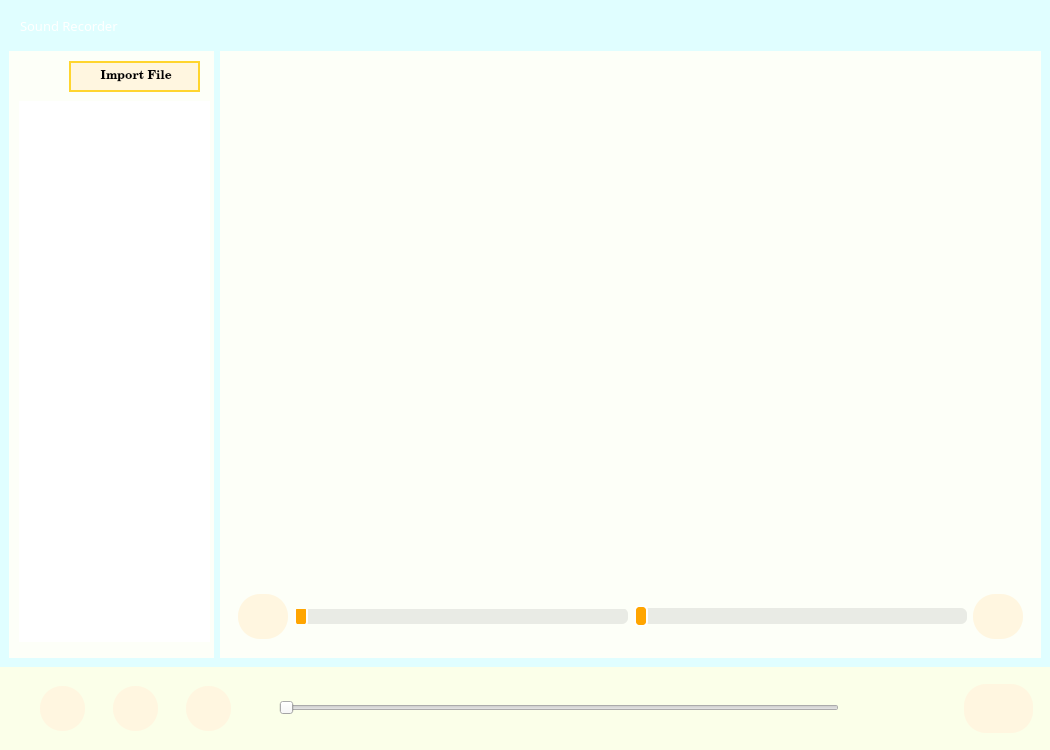
<?xml version="1.0" encoding="UTF-8"?>
<ui version="4.0">
 <class>MainWindow</class>
 <widget class="QMainWindow" name="MainWindow">
  <property name="geometry">
   <rect>
    <x>0</x>
    <y>0</y>
    <width>1050</width>
    <height>750</height>
   </rect>
  </property>
  <property name="sizePolicy">
   <sizepolicy hsizetype="Expanding" vsizetype="Expanding">
    <horstretch>0</horstretch>
    <verstretch>0</verstretch>
   </sizepolicy>
  </property>
  <property name="windowTitle">
   <string>MainWindow</string>
  </property>
  <property name="styleSheet">
   <string notr="true">#MainWindow{
	border:none;
}</string>
  </property>
  <widget class="QWidget" name="centralwidget">
   <layout class="QHBoxLayout" name="horizontalLayout">
    <property name="spacing">
     <number>0</number>
    </property>
    <property name="leftMargin">
     <number>0</number>
    </property>
    <property name="topMargin">
     <number>0</number>
    </property>
    <property name="rightMargin">
     <number>0</number>
    </property>
    <property name="bottomMargin">
     <number>0</number>
    </property>
    <item>
     <widget class="QFrame" name="frame">
      <property name="styleSheet">
       <string notr="true">#frame{
	background-color:rgb(224, 254, 255);
	border:none;
}
QFrame{
	border:none;
}</string>
      </property>
      <property name="frameShape">
       <enum>QFrame::StyledPanel</enum>
      </property>
      <property name="frameShadow">
       <enum>QFrame::Raised</enum>
      </property>
      <layout class="QVBoxLayout" name="verticalLayout">
       <property name="spacing">
        <number>0</number>
       </property>
       <property name="leftMargin">
        <number>0</number>
       </property>
       <property name="topMargin">
        <number>0</number>
       </property>
       <property name="rightMargin">
        <number>0</number>
       </property>
       <property name="bottomMargin">
        <number>0</number>
       </property>
       <item>
        <widget class="QFrame" name="frame_2">
         <property name="sizePolicy">
          <sizepolicy hsizetype="Preferred" vsizetype="Expanding">
           <horstretch>0</horstretch>
           <verstretch>2</verstretch>
          </sizepolicy>
         </property>
         <property name="styleSheet">
          <string notr="true">#frame_2{
	
	background-image: url(./designer/2.png);
}</string>
         </property>
         <property name="frameShape">
          <enum>QFrame::StyledPanel</enum>
         </property>
         <property name="frameShadow">
          <enum>QFrame::Raised</enum>
         </property>
         <widget class="QFrame" name="frame_5">
          <property name="geometry">
           <rect>
            <x>940</x>
            <y>10</y>
            <width>111</width>
            <height>31</height>
           </rect>
          </property>
          <property name="styleSheet">
           <string notr="true">QPushButton{

	background-color: rgba(8, 0, 255,0);
	border:none;
	border-radius:11px;
}</string>
          </property>
          <property name="frameShape">
           <enum>QFrame::StyledPanel</enum>
          </property>
          <property name="frameShadow">
           <enum>QFrame::Raised</enum>
          </property>
          <widget class="QPushButton" name="pushButton">
           <property name="geometry">
            <rect>
             <x>60</x>
             <y>0</y>
             <width>31</width>
             <height>28</height>
            </rect>
           </property>
           <property name="cursor">
            <cursorShape>PointingHandCursor</cursorShape>
           </property>
           <property name="text">
            <string/>
           </property>
           <property name="icon">
            <iconset>
             <normaloff>C:/Users/dianj/.designer/backup/designer/times-solid.svg</normaloff>C:/Users/dianj/.designer/backup/designer/times-solid.svg</iconset>
           </property>
          </widget>
          <widget class="QPushButton" name="pushButton_3">
           <property name="geometry">
            <rect>
             <x>20</x>
             <y>0</y>
             <width>31</width>
             <height>28</height>
            </rect>
           </property>
           <property name="cursor">
            <cursorShape>PointingHandCursor</cursorShape>
           </property>
           <property name="text">
            <string/>
           </property>
           <property name="icon">
            <iconset>
             <normaloff>C:/Users/dianj/.designer/backup/designer/compress-alt-solid.svg</normaloff>C:/Users/dianj/.designer/backup/designer/compress-alt-solid.svg</iconset>
           </property>
          </widget>
         </widget>
         <widget class="QLabel" name="label">
          <property name="geometry">
           <rect>
            <x>20</x>
            <y>15</y>
            <width>151</width>
            <height>21</height>
           </rect>
          </property>
          <property name="font">
           <font>
            <family>Algerian</family>
            <pointsize>10</pointsize>
           </font>
          </property>
          <property name="styleSheet">
           <string notr="true">#label{
	color: white;
}</string>
          </property>
          <property name="text">
           <string>Sound Recorder</string>
          </property>
         </widget>
        </widget>
       </item>
       <item>
        <widget class="QFrame" name="frame_4">
         <property name="sizePolicy">
          <sizepolicy hsizetype="Preferred" vsizetype="Expanding">
           <horstretch>0</horstretch>
           <verstretch>30</verstretch>
          </sizepolicy>
         </property>
         <property name="styleSheet">
          <string notr="true">#frame_4{
	background-image: url(./designer/2.png);
}</string>
         </property>
         <property name="frameShape">
          <enum>QFrame::StyledPanel</enum>
         </property>
         <property name="frameShadow">
          <enum>QFrame::Raised</enum>
         </property>
         <layout class="QHBoxLayout" name="horizontalLayout_2">
          <item>
           <widget class="QFrame" name="frame_7">
            <property name="sizePolicy">
             <sizepolicy hsizetype="Preferred" vsizetype="Expanding">
              <horstretch>2</horstretch>
              <verstretch>0</verstretch>
             </sizepolicy>
            </property>
            <property name="styleSheet">
             <string notr="true">#frame_7{
	background-color:rgb(253, 255, 248)
}

QPushButton{
	background-color:rgb(255, 246, 224);
	border:2px solid;
	border-color:rgb(255, 213, 46);
}</string>
            </property>
            <property name="frameShape">
             <enum>QFrame::StyledPanel</enum>
            </property>
            <property name="frameShadow">
             <enum>QFrame::Raised</enum>
            </property>
            <widget class="QPushButton" name="pushButton_11">
             <property name="geometry">
              <rect>
               <x>60</x>
               <y>10</y>
               <width>131</width>
               <height>31</height>
              </rect>
             </property>
             <property name="font">
              <font>
               <family>Century Schoolbook</family>
               <weight>75</weight>
               <bold>true</bold>
              </font>
             </property>
             <property name="cursor">
              <cursorShape>PointingHandCursor</cursorShape>
             </property>
             <property name="mouseTracking">
              <bool>true</bool>
             </property>
             <property name="text">
              <string> Import File</string>
             </property>
             <property name="icon">
              <iconset>
               <normaloff>C:/Users/dianj/.designer/backup/designer/upload-solid.svg</normaloff>C:/Users/dianj/.designer/backup/designer/upload-solid.svg</iconset>
             </property>
            </widget>
            <widget class="QListWidget" name="listWidget">
             <property name="geometry">
              <rect>
               <x>10</x>
               <y>50</y>
               <width>191</width>
               <height>541</height>
              </rect>
             </property>
             <property name="styleSheet">
              <string notr="true">#listWidget{
	background-color:(255, 255, 255);
	border:inset;
}</string>
             </property>
            </widget>
           </widget>
          </item>
          <item>
           <widget class="QFrame" name="frame_6">
            <property name="sizePolicy">
             <sizepolicy hsizetype="Preferred" vsizetype="Expanding">
              <horstretch>8</horstretch>
              <verstretch>0</verstretch>
             </sizepolicy>
            </property>
            <property name="cursor">
             <cursorShape>ArrowCursor</cursorShape>
            </property>
            <property name="styleSheet">
             <string notr="true">#frame_6{
	background-color:rgb(253, 255, 248)
}
QStackedWidget{
	background-color:rgb(253, 255, 248)
}</string>
            </property>
            <property name="frameShape">
             <enum>QFrame::StyledPanel</enum>
            </property>
            <property name="frameShadow">
             <enum>QFrame::Raised</enum>
            </property>
            <layout class="QVBoxLayout" name="verticalLayout_2">
             <item>
              <widget class="QLabel" name="label_2">
               <property name="sizePolicy">
                <sizepolicy hsizetype="Preferred" vsizetype="Expanding">
                 <horstretch>0</horstretch>
                 <verstretch>8</verstretch>
                </sizepolicy>
               </property>
               <property name="text">
                <string/>
               </property>
              </widget>
             </item>
             <item>
              <widget class="QFrame" name="frame_11">
               <property name="sizePolicy">
                <sizepolicy hsizetype="Preferred" vsizetype="Expanding">
                 <horstretch>0</horstretch>
                 <verstretch>1</verstretch>
                </sizepolicy>
               </property>
               <property name="styleSheet">
                <string notr="true">QPushButton{
	background-color:rgb(255, 246, 224);
	border:none;
	border-radius:22px;
}</string>
               </property>
               <property name="frameShape">
                <enum>QFrame::StyledPanel</enum>
               </property>
               <property name="frameShadow">
                <enum>QFrame::Raised</enum>
               </property>
               <layout class="QHBoxLayout" name="horizontalLayout_7">
                <item>
                 <widget class="QPushButton" name="pushButton_2">
                  <property name="minimumSize">
                   <size>
                    <width>50</width>
                    <height>45</height>
                   </size>
                  </property>
                  <property name="text">
                   <string/>
                  </property>
                  <property name="icon">
                   <iconset>
                    <normaloff>designer/scissors-solid.svg</normaloff>designer/scissors-solid.svg</iconset>
                  </property>
                 </widget>
                </item>
                <item>
                 <widget class="QSlider" name="horizontalSlider_3">
                  <property name="styleSheet">
                   <string notr="true">QSlider {
	background: transparent;
}
QSlider::groove:horizontal{
	height: 16px;left: 0px;right: 0px;border:0px;border-radius:6px;background:rgba(0,0,0,20);}
QSlider::handle:horizontal {
	background-color: orange;
	border: 2px solid #fff;
width: 10px;
margin-top: -3px;
margin-bottom: -3px;
border-radius: 5px;
}</string>
                  </property>
                  <property name="orientation">
                   <enum>Qt::Horizontal</enum>
                  </property>
                 </widget>
                </item>
                <item>
                 <widget class="QSlider" name="horizontalSlider_2">
                  <property name="styleSheet">
                   <string notr="true">QSlider {
	background: transparent;
}
QSlider::groove:horizontal{
	height: 16px;left: 0px;right: 0px;border:0px;border-radius:6px;background:rgba(0,0,0,20);}
QSlider::handle:horizontal {
	background-color: orange;
	border: 2px solid #fff;
width: 10px;
margin-top: -3px;
margin-bottom: -3px;
border-radius: 5px;
}</string>
                  </property>
                  <property name="orientation">
                   <enum>Qt::Horizontal</enum>
                  </property>
                  <property name="tickPosition">
                   <enum>QSlider::TicksAbove</enum>
                  </property>
                  <property name="tickInterval">
                   <number>5</number>
                  </property>
                 </widget>
                </item>
                <item>
                 <widget class="QPushButton" name="pushButton_10">
                  <property name="minimumSize">
                   <size>
                    <width>50</width>
                    <height>45</height>
                   </size>
                  </property>
                  <property name="text">
                   <string/>
                  </property>
                  <property name="icon">
                   <iconset>
                    <normaloff>designer/object-ungroup-solid.svg</normaloff>designer/object-ungroup-solid.svg</iconset>
                  </property>
                 </widget>
                </item>
               </layout>
              </widget>
             </item>
            </layout>
           </widget>
          </item>
         </layout>
         <zorder>frame_6</zorder>
         <zorder>frame_7</zorder>
        </widget>
       </item>
       <item>
        <widget class="QFrame" name="frame_3">
         <property name="sizePolicy">
          <sizepolicy hsizetype="Preferred" vsizetype="Expanding">
           <horstretch>0</horstretch>
           <verstretch>4</verstretch>
          </sizepolicy>
         </property>
         <property name="styleSheet">
          <string notr="true">#frame_3{
	background-color:rgb(251, 255, 233)
}</string>
         </property>
         <property name="frameShape">
          <enum>QFrame::StyledPanel</enum>
         </property>
         <property name="frameShadow">
          <enum>QFrame::Raised</enum>
         </property>
         <layout class="QHBoxLayout" name="horizontalLayout_3">
          <item>
           <widget class="QFrame" name="frame_8">
            <property name="sizePolicy">
             <sizepolicy hsizetype="Preferred" vsizetype="Expanding">
              <horstretch>3</horstretch>
              <verstretch>0</verstretch>
             </sizepolicy>
            </property>
            <property name="minimumSize">
             <size>
              <width>0</width>
              <height>0</height>
             </size>
            </property>
            <property name="styleSheet">
             <string notr="true">QPushButton{
	background-color:rgb(255, 246, 224);
	border:none;
	border-radius:22px;
}</string>
            </property>
            <property name="frameShape">
             <enum>QFrame::StyledPanel</enum>
            </property>
            <property name="frameShadow">
             <enum>QFrame::Raised</enum>
            </property>
            <layout class="QHBoxLayout" name="horizontalLayout_6">
             <item>
              <widget class="QPushButton" name="pushButton_6">
               <property name="minimumSize">
                <size>
                 <width>45</width>
                 <height>45</height>
                </size>
               </property>
               <property name="maximumSize">
                <size>
                 <width>45</width>
                 <height>45</height>
                </size>
               </property>
               <property name="cursor">
                <cursorShape>PointingHandCursor</cursorShape>
               </property>
               <property name="mouseTracking">
                <bool>true</bool>
               </property>
               <property name="text">
                <string/>
               </property>
               <property name="icon">
                <iconset>
                 <normaloff>C:/Users/dianj/.designer/backup/designer/backward-fast-solid.svg</normaloff>C:/Users/dianj/.designer/backup/designer/backward-fast-solid.svg</iconset>
               </property>
               <property name="iconSize">
                <size>
                 <width>25</width>
                 <height>25</height>
                </size>
               </property>
              </widget>
             </item>
             <item>
              <widget class="QPushButton" name="pushButton_5">
               <property name="minimumSize">
                <size>
                 <width>45</width>
                 <height>45</height>
                </size>
               </property>
               <property name="maximumSize">
                <size>
                 <width>45</width>
                 <height>45</height>
                </size>
               </property>
               <property name="cursor">
                <cursorShape>PointingHandCursor</cursorShape>
               </property>
               <property name="mouseTracking">
                <bool>true</bool>
               </property>
               <property name="styleSheet">
                <string notr="true">QPushButton{
	Background-color:rgb(76, 207, 255)
	border:none;
	border-radius:22px
}</string>
               </property>
               <property name="text">
                <string/>
               </property>
               <property name="icon">
                <iconset>
                 <normaloff>C:/Users/dianj/.designer/backup/designer/circle-play-regular.svg</normaloff>C:/Users/dianj/.designer/backup/designer/circle-play-regular.svg</iconset>
               </property>
               <property name="iconSize">
                <size>
                 <width>45</width>
                 <height>45</height>
                </size>
               </property>
              </widget>
             </item>
             <item>
              <widget class="QPushButton" name="pushButton_4">
               <property name="minimumSize">
                <size>
                 <width>45</width>
                 <height>45</height>
                </size>
               </property>
               <property name="maximumSize">
                <size>
                 <width>45</width>
                 <height>45</height>
                </size>
               </property>
               <property name="cursor">
                <cursorShape>PointingHandCursor</cursorShape>
               </property>
               <property name="mouseTracking">
                <bool>true</bool>
               </property>
               <property name="text">
                <string/>
               </property>
               <property name="icon">
                <iconset>
                 <normaloff>C:/Users/dianj/.designer/backup/designer/forward-fast-solid.svg</normaloff>C:/Users/dianj/.designer/backup/designer/forward-fast-solid.svg</iconset>
               </property>
               <property name="iconSize">
                <size>
                 <width>25</width>
                 <height>25</height>
                </size>
               </property>
              </widget>
             </item>
            </layout>
           </widget>
          </item>
          <item>
           <widget class="QFrame" name="frame_10">
            <property name="sizePolicy">
             <sizepolicy hsizetype="Preferred" vsizetype="Expanding">
              <horstretch>8</horstretch>
              <verstretch>0</verstretch>
             </sizepolicy>
            </property>
            <property name="styleSheet">
             <string notr="true">QPushButton{
	border:none;
	border-radius:22px;
}
QToolButton{
	border:none;
	border-radius:22px;
}</string>
            </property>
            <property name="frameShape">
             <enum>QFrame::StyledPanel</enum>
            </property>
            <property name="frameShadow">
             <enum>QFrame::Raised</enum>
            </property>
            <layout class="QHBoxLayout" name="horizontalLayout_5">
             <item>
              <widget class="QSlider" name="horizontalSlider">
               <property name="cursor">
                <cursorShape>PointingHandCursor</cursorShape>
               </property>
               <property name="mouseTracking">
                <bool>true</bool>
               </property>
               <property name="styleSheet">
                <string notr="true">QSlider{
	height:40px;
}
QSlider::groove:horizontal{
        height: 12px;
        
}
QSlider::handle:horizontal{
        width:  22px;
        height: 15px;
       margin-top: -8px;
        margin-left: 0px;
        margin-bottom: -8px;
        margin-right: 0px;
	border-image: url(./designer/grin-beam-sweat-solid.svg);
}

QSlider::handle:horizontal:hover {
    cursor: pointer;
}

QSlider::sub-page:horizontal{
       background:rgba(255,236,193,1);
}


</string>
               </property>
               <property name="orientation">
                <enum>Qt::Horizontal</enum>
               </property>
              </widget>
             </item>
             <item>
              <widget class="QPushButton" name="pushButton_8">
               <property name="minimumSize">
                <size>
                 <width>45</width>
                 <height>45</height>
                </size>
               </property>
               <property name="maximumSize">
                <size>
                 <width>45</width>
                 <height>45</height>
                </size>
               </property>
               <property name="cursor">
                <cursorShape>PointingHandCursor</cursorShape>
               </property>
               <property name="mouseTracking">
                <bool>true</bool>
               </property>
               <property name="text">
                <string/>
               </property>
               <property name="icon">
                <iconset>
                 <normaloff>C:/Users/dianj/.designer/backup/designer/volume-high-solid.svg</normaloff>C:/Users/dianj/.designer/backup/designer/volume-high-solid.svg</iconset>
               </property>
               <property name="iconSize">
                <size>
                 <width>30</width>
                 <height>30</height>
                </size>
               </property>
              </widget>
             </item>
             <item>
              <widget class="QToolButton" name="toolButton">
               <property name="minimumSize">
                <size>
                 <width>45</width>
                 <height>45</height>
                </size>
               </property>
               <property name="maximumSize">
                <size>
                 <width>45</width>
                 <height>45</height>
                </size>
               </property>
               <property name="text">
                <string/>
               </property>
               <property name="icon">
                <iconset>
                 <normaloff>designer/gauge-simple-solid.svg</normaloff>designer/gauge-simple-solid.svg</iconset>
               </property>
               <property name="iconSize">
                <size>
                 <width>30</width>
                 <height>30</height>
                </size>
               </property>
              </widget>
             </item>
            </layout>
           </widget>
          </item>
          <item>
           <widget class="QFrame" name="frame_9">
            <property name="sizePolicy">
             <sizepolicy hsizetype="Preferred" vsizetype="Preferred">
              <horstretch>1</horstretch>
              <verstretch>0</verstretch>
             </sizepolicy>
            </property>
            <property name="styleSheet">
             <string notr="true">QPushButton{
	background-color:rgb(255, 255, 255);
	border:none;
	border-radius:20px;
}</string>
            </property>
            <property name="frameShape">
             <enum>QFrame::StyledPanel</enum>
            </property>
            <property name="frameShadow">
             <enum>QFrame::Raised</enum>
            </property>
            <layout class="QHBoxLayout" name="horizontalLayout_4">
             <property name="spacing">
              <number>5</number>
             </property>
             <property name="leftMargin">
              <number>8</number>
             </property>
             <property name="topMargin">
              <number>8</number>
             </property>
             <property name="rightMargin">
              <number>8</number>
             </property>
             <property name="bottomMargin">
              <number>8</number>
             </property>
             <item>
              <widget class="QPushButton" name="pushButton_9">
               <property name="maximumSize">
                <size>
                 <width>75</width>
                 <height>75</height>
                </size>
               </property>
               <property name="cursor">
                <cursorShape>PointingHandCursor</cursorShape>
               </property>
               <property name="mouseTracking">
                <bool>true</bool>
               </property>
               <property name="styleSheet">
                <string notr="true">QPushButton{
	Background-color:rgb(255, 246, 224);
	border:none;
	border-radius:22px
}</string>
               </property>
               <property name="text">
                <string/>
               </property>
               <property name="icon">
                <iconset>
                 <normaloff>C:/Users/dianj/.designer/backup/designer/record-vinyl-solid.svg</normaloff>C:/Users/dianj/.designer/backup/designer/record-vinyl-solid.svg</iconset>
               </property>
               <property name="iconSize">
                <size>
                 <width>45</width>
                 <height>45</height>
                </size>
               </property>
              </widget>
             </item>
            </layout>
           </widget>
          </item>
         </layout>
        </widget>
       </item>
      </layout>
      <zorder>frame_2</zorder>
      <zorder>frame_3</zorder>
      <zorder>frame_4</zorder>
     </widget>
    </item>
   </layout>
  </widget>
 </widget>
 <resources>
  <include location="res.qrc"/>
 </resources>
 <connections/>
</ui>
